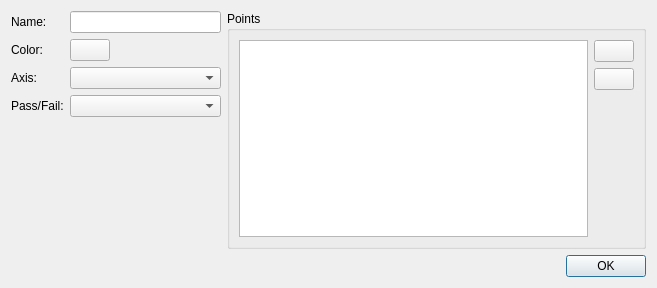
<?xml version="1.0" encoding="UTF-8"?>
<ui version="4.0">
 <class>XYPlotConstantLineEditDialog</class>
 <widget class="QDialog" name="XYPlotConstantLineEditDialog">
  <property name="geometry">
   <rect>
    <x>0</x>
    <y>0</y>
    <width>657</width>
    <height>288</height>
   </rect>
  </property>
  <property name="windowTitle">
   <string>Edit line</string>
  </property>
  <property name="modal">
   <bool>true</bool>
  </property>
  <layout class="QVBoxLayout" name="verticalLayout_3">
   <item>
    <layout class="QHBoxLayout" name="horizontalLayout_2" stretch="1,2">
     <item>
      <layout class="QVBoxLayout" name="verticalLayout_2">
       <item>
        <layout class="QFormLayout" name="formLayout">
         <item row="0" column="0">
          <widget class="QLabel" name="label">
           <property name="text">
            <string>Name:</string>
           </property>
          </widget>
         </item>
         <item row="0" column="1">
          <widget class="QLineEdit" name="name"/>
         </item>
         <item row="1" column="0">
          <widget class="QLabel" name="label_2">
           <property name="text">
            <string>Color:</string>
           </property>
          </widget>
         </item>
         <item row="1" column="1">
          <widget class="ColorPickerButton" name="color">
           <property name="sizePolicy">
            <sizepolicy hsizetype="Fixed" vsizetype="Fixed">
             <horstretch>0</horstretch>
             <verstretch>0</verstretch>
            </sizepolicy>
           </property>
           <property name="text">
            <string/>
           </property>
          </widget>
         </item>
         <item row="2" column="0">
          <widget class="QLabel" name="label_3">
           <property name="text">
            <string>Axis:</string>
           </property>
          </widget>
         </item>
         <item row="2" column="1">
          <widget class="QComboBox" name="axis"/>
         </item>
         <item row="3" column="0">
          <widget class="QLabel" name="label_4">
           <property name="text">
            <string>Pass/Fail:</string>
           </property>
          </widget>
         </item>
         <item row="3" column="1">
          <widget class="QComboBox" name="passFail"/>
         </item>
        </layout>
       </item>
       <item>
        <spacer name="verticalSpacer_2">
         <property name="orientation">
          <enum>Qt::Vertical</enum>
         </property>
         <property name="sizeHint" stdset="0">
          <size>
           <width>20</width>
           <height>40</height>
          </size>
         </property>
        </spacer>
       </item>
      </layout>
     </item>
     <item>
      <widget class="QGroupBox" name="groupBox">
       <property name="title">
        <string>Points</string>
       </property>
       <layout class="QHBoxLayout" name="horizontalLayout">
        <item>
         <widget class="QTableWidget" name="pointTable">
          <property name="selectionMode">
           <enum>QAbstractItemView::SingleSelection</enum>
          </property>
          <attribute name="horizontalHeaderStretchLastSection">
           <bool>true</bool>
          </attribute>
          <attribute name="verticalHeaderVisible">
           <bool>false</bool>
          </attribute>
         </widget>
        </item>
        <item>
         <layout class="QVBoxLayout" name="verticalLayout">
          <item>
           <widget class="QPushButton" name="addPoint">
            <property name="text">
             <string/>
            </property>
            <property name="icon">
             <iconset theme="list-add" resource="../icons.qrc">
              <normaloff>:/icons/add.svg</normaloff>:/icons/add.svg</iconset>
            </property>
           </widget>
          </item>
          <item>
           <widget class="QPushButton" name="removePoint">
            <property name="text">
             <string/>
            </property>
            <property name="icon">
             <iconset theme="list-remove" resource="../icons.qrc">
              <normaloff>:/icons/remove.svg</normaloff>:/icons/remove.svg</iconset>
            </property>
           </widget>
          </item>
          <item>
           <spacer name="verticalSpacer">
            <property name="orientation">
             <enum>Qt::Vertical</enum>
            </property>
            <property name="sizeHint" stdset="0">
             <size>
              <width>20</width>
              <height>40</height>
             </size>
            </property>
           </spacer>
          </item>
         </layout>
        </item>
       </layout>
      </widget>
     </item>
    </layout>
   </item>
   <item>
    <widget class="QDialogButtonBox" name="buttonBox">
     <property name="orientation">
      <enum>Qt::Horizontal</enum>
     </property>
     <property name="standardButtons">
      <set>QDialogButtonBox::Ok</set>
     </property>
    </widget>
   </item>
  </layout>
 </widget>
 <customwidgets>
  <customwidget>
   <class>ColorPickerButton</class>
   <extends>QPushButton</extends>
   <header>CustomWidgets/colorpickerbutton.h</header>
  </customwidget>
 </customwidgets>
 <resources>
  <include location="../icons.qrc"/>
 </resources>
 <connections>
  <connection>
   <sender>buttonBox</sender>
   <signal>accepted()</signal>
   <receiver>XYPlotConstantLineEditDialog</receiver>
   <slot>accept()</slot>
   <hints>
    <hint type="sourcelabel">
     <x>248</x>
     <y>254</y>
    </hint>
    <hint type="destinationlabel">
     <x>157</x>
     <y>274</y>
    </hint>
   </hints>
  </connection>
 </connections>
</ui>
